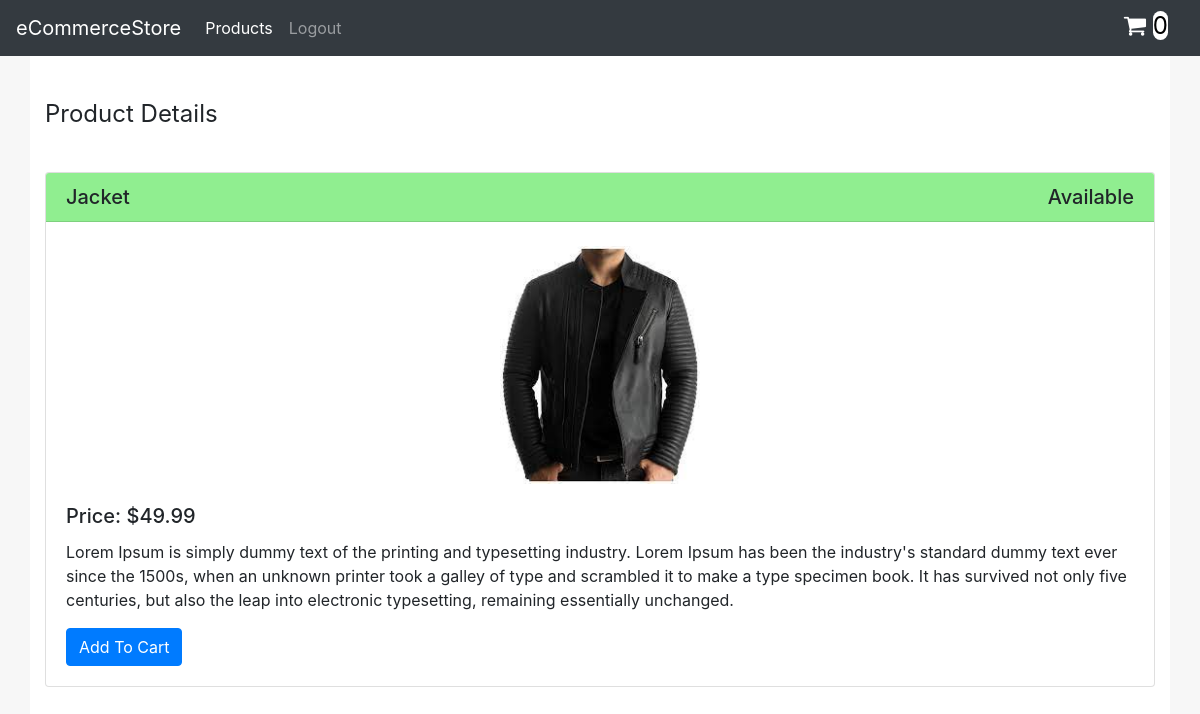
Page /products/jacket/ (signed in) on the committed database.
### carts/models.py (models this page shows, shortened)
class Cart(models.Model):
    user        = models.ForeignKey(User, null=True, blank=True, on_delete=models.CASCADE)
    products    = models.ManyToManyField(Product, blank=True)
    objects = CartManager()

### products/models.py (models this page shows, shortened)
class Product(models.Model):
    title = models.CharField(max_length=128, blank=False, unique=True)
    slug = models.SlugField(blank=True, unique=True)
    description = models.TextField(blank=True)
    price = models.DecimalField(decimal_places=2, max_digits=20, blank=False)
    image = models.ImageField(upload_to=upload_image_path, null=True, blank=True)
    quantity_available = models.IntegerField(blank=False, default=0)

### products/views.py (the view)
# urls.py: path('<slug:slug>/', ProductDetailSlugView.as_view(), name="detail")
class ProductDetailSlugView(DetailView):
    template_name = "products/detail.html"
    def get_context_data(self, *args, **kwargs):
        context = super(ProductDetailSlugView, self).get_context_data(*args, **kwargs)
        if self.request.user.is_authenticated:
            cart_obj = Cart.objects.obtain_user_cart(self.request.user)
            context['cart'] = cart_obj
        return context
    def get_object(self, *args, **kwargs):
        slug = self.kwargs.get('slug')
        try:
            return Product.objects.get(slug=slug)
        except Product.DoesNotExist:
            raise Http404("The Product does not exist in our database..")

### carts/models.py (called while the page is built)
    def obtain_user_cart(self, user):
        if not user.is_authenticated:
            raise Exception("Invalid Operation: Carts are only managed for logged-in users")
        qs = self.get_queryset().filter(user=user)
        return qs.first()

### products/templates/products/detail.html
{% extends "base.html" %}
{% block content %}
    <div style="font-size: 24px;margin-bottom: 40px;padding-top: 40px;">Product Details</div>
{% include "products/product-card.html" with product=object %}
{% endblock %}

### templates/navbar.html (shortened to what this page needs)
<nav class="navbar navbar-expand-lg navbar-dark bg-dark">
    <a class="navbar-brand" href="/">eCommerceStore</a>
    <div class="collapse navbar-collapse" id="navbarNav">
        <ul class="navbar-nav">
            <li class="nav-item active">
                <a class="nav-link" href="/products/all">Products <span class="sr-only">(current)</span></a>
            </li>
            {% if request.user.is_authenticated %}
                <li class="nav-item">
                    <a class="nav-link" href="/logout">Logout</a>
                </li>
                <li class="nav-item" style="position: absolute;right: 32px;font-size: 24px;">
                    <a href="/cart/view"><i class="fa fa-shopping-cart" aria-hidden="true" style="color: white;"></i> <span id="cart-items-number" style="color: black;background-color: white; border-radius: 10px 10px">{{ cart.products.all|length }}</span></a>
                </li>
            {% endif %}
        </ul>
    </div>
</nav>

### products/templates/products/product-card.html (shortened to what this page needs)
{% load static %}
<div class="card" style="margin-top:15px;">
  <h5 class="card-header" style="background-color: {% if product.quantity_available > 0 %} lightgreen {% else %} red {% endif %}">{{ product.title }}<span style="float:right">{% if product.quantity_available > 0 %} Available {% else %} Out of Stock {% endif %}</span></h5>
    <img class="card-img-top" {% if product.image %} src="{{ product.image.url }}" {% else %} src="{% static 'img/not-found-image.jpg' %}" {% endif %} style="width:200px; margin: 24px auto 0px auto;" alt="{{ product.slug }}">
  <div class="card-body">
    <h5 class="card-title">Price: ${{ product.price }}</h5>
    <p class="card-text">{{ product.description }}</p>
      {% if product.quantity_available > 0 and request.user.is_authenticated %}
          <button onclick="addToCart = () => {
              let prevCount = document.getElementById('cart-items-number').innerHTML
                if (this.innerHTML.includes('Add')) {
                  fetch('/cart/add?product_slug=' + '{{ product.slug }}')
                  .then(res => res.json())
                  .then((res) => {
                      console.log('Response from Backend Server: ', res);
                      this.innerHTML = 'Remove from Cart'
                      this.classList.add('btn-danger')
                      this.classList.remove('btn-primary')
                      document.getElementById('cart-items-number').innerHTML = '' + (parseInt(prevCount) + 1);
                  })
                } else {
                  fetch('/cart/remove?product_slug=' + '{{ product.slug }}')
                  .then(res => res.json())
                  .then((res) => {
                      console.log('Response from Backend Server: ', res);
                      this.innerHTML = 'Add from Cart'
                      this.classList.remove('btn-danger')
                      this.classList.add('btn-primary')
                      document.getElementById('cart-items-number').innerHTML = '' + (parseInt(prevCount) - 1);
                  })
                }
          }
          addToCart()" class="btn {% if product not in cart.products.all %} btn-primary {% else %} btn-danger {% endif %}">
          {% if product not in cart.products.all %}  Add To Cart {% else %} Remove From Cart {% endif %}
          </button>
      {% endif %}
  </div>
</div>

### rows in the picture
Cart: products.all|length "0"
Product: title "Jacket", image+slug (picture), price "49.99", description "Lorem Ipsum is simply dummy text of the printing and typesetting industry. Lorem Ipsum has been the industry's standard dummy text ever since the 1500s, when an unknown printer took a galley of type and scrambled it to make a type specimen book. It has survived not only five centuries, but also the leap into electronic typesetting, remaining essentially unchanged."
